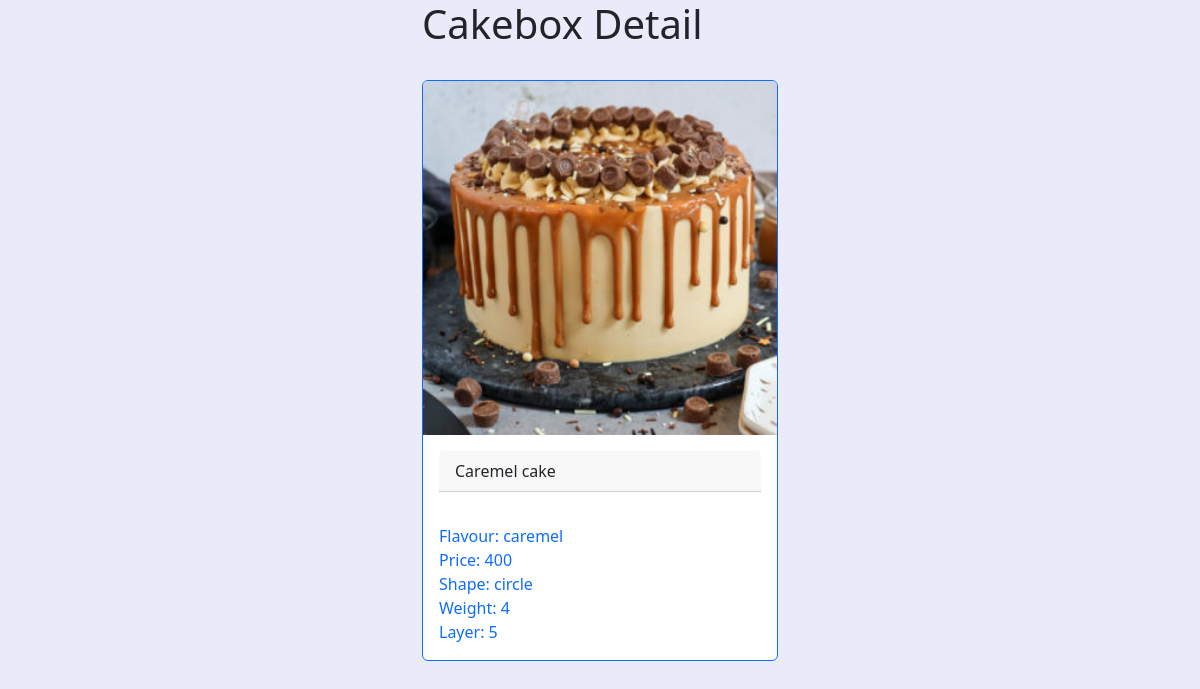
/cake/5/, run on the app's committed database.
### myapp/models.py (models this page shows, shortened)
class Cakebox(models.Model):
    user=models.ForeignKey(User,on_delete=models.CASCADE)
    name=models.CharField(max_length=200)
    flavour=models.CharField(max_length=200)
    price=models.CharField(max_length=200)
    shape=models.CharField(max_length=200)
    weight=models.CharField(max_length=200)
    image=models.ImageField(upload_to="images",null=True,blank=True)
    layer=models.CharField(max_length=200)

### myapp/views.py (the view)
# urls.py: path("cake/<int:pk>/",views.CakeboxDetailView.as_view(),name="cake-detail"),
class  CakeboxDetailView(View):
    def get(self,request,*args,**kwargs):
        id=kwargs.get("pk")
        qs=Cakebox.objects.get(id=id)
        return render(request,"cake-detail.html",{"cakes":qs})

### myapp/templates/cake-detail.html (shortened to what this page needs)
<!DOCTYPE html>
<html lang="en">
<head>
    <link href="https://cdn.jsdelivr.net/npm/bootstrap@5.3.0-alpha1/dist/css/bootstrap.min.css" rel="stylesheet">
</head>
<body style="background-color: rgba(230, 230, 250, 0.805);">
    <div class="container">
        <div class="row">
            <div class="col-4"></div>
            <div class="col-4">
                <h1>Cakebox Detail</h1><br>
                <div class="card border-primary mb-3" style="max-width: 100%;">
                    <img src="{{cakes.image.url}}" class="card-img-top" alt="...">
                    <div class="card-body">
                      <div class="card-header btn-outline-info"> {{cakes.name}} </div>
                    </div>
                    <div class="card-body text-primary">
                    <ul class="list-group list-group-flush">
                      Flavour: {{cakes.flavour}} <br>
                      Price: {{cakes.price}} <br>
                      Shape: {{cakes.shape}} <br>
                      Weight: {{cakes.weight}} <br>
                      Layer: {{cakes.layer}}
                    </ul>
                    </div>
                  </div>
            </div>
        </div></div>
</body>
</html>

### data on the page
Cakebox: image (picture), name "Caremel cake", flavour "caremel", price "400", shape "circle", weight "4", layer "5"
